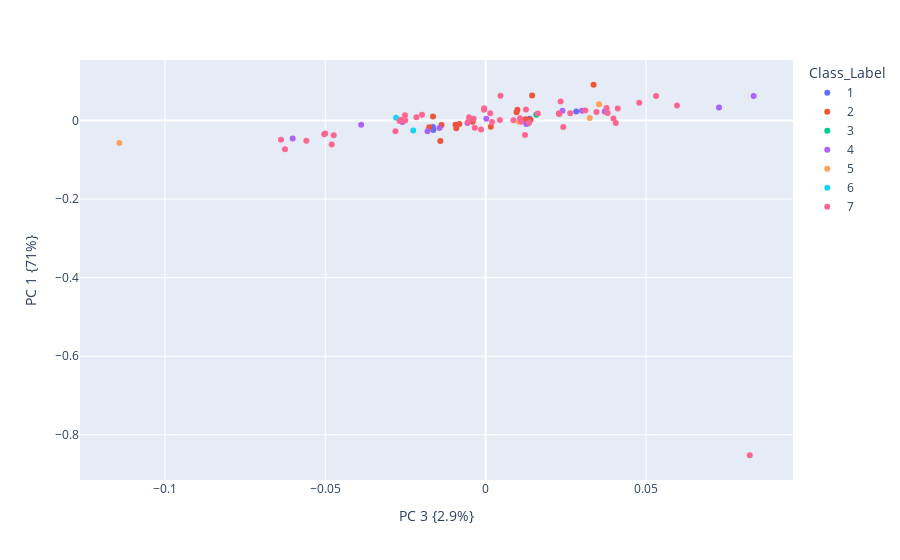

This figure's notebook cell:
### Code cell
#plot PCA
#Take out the PCA components into a Dataframe
dfpca=pd.DataFrame(pca.components_)
#Append the Class Label column from original data set to it
label=df['Class_Label']
dfpca['Class_Label']=label
dfpca['Class_Label']=dfpca['Class_Label'].apply(str)
#Plot PCA 1 and PCA 2

fig=px.scatter(dfpca,x=2,y=0,color='Class_Label',labels={'2':"PC 3 {2.9%}" ,'0':"PC 1 {71%}"})
fig.show()
fig.write_image("images/PCA13.svg")

### Figure 1 — Plotly figure (JSON) as saved in the notebook; plotly's stock layout.template omitted (floating-point values rounded to 4 significant figures)
{"data": [{"hovertemplate": "Class_Label=1<br>PC 3 {2.9%}=%{x}<br>PC 1 {71%}=%{y}<extra></extra>", "legendgroup": "1", "marker": {"color": "#636efa", "symbol": "circle"}, "mode": "markers", "name": "1", "orientation": "v", "showlegend": true, "type": "scatter", "x": [0.02822, -0.01646, -0.01632, 0.01366], "xaxis": "x", "y": [0.02271, -0.01636, -0.02383, 0.004295], "yaxis": "y"}, {"hovertemplate": "Class_Label=2<br>PC 3 {2.9%}=%{x}<br>PC 1 {71%}=%{y}<extra></extra>", "legendgroup": "2", "marker": {"color": "#EF553B", "symbol": "circle"}, "mode": "markers", "name": "2", "orientation": "v", "showlegend": true, "type": "scatter", "x": [0.02283, -0.01378, 0.01448, -0.0176, -0.01413, 0.03364, 0.001608, 0.009896, -0.004081, 0.01241, -0.008215, 0.01398, -0.00941, 0.01328, -0.009165, -0.01643, 0.009611], "xaxis": "x", "y": [0.0182, -0.01141, 0.06372, -0.01688, -0.0522, 0.09111, -0.01584, 0.02714, -0.002943, 0.002957, -0.008642, 0.002119, -0.01055, -0.006955, -0.01989, 0.01, 0.02125], "yaxis": "y"}, {"hovertemplate": "Class_Label=3<br>PC 3 {2.9%}=%{x}<br>PC 1 {71%}=%{y}<extra></extra>", "legendgroup": "3", "marker": {"color": "#00cc96", "symbol": "circle"}, "mode": "markers", "name": "3", "orientation": "v", "showlegend": true, "type": "scatter", "x": [0.01577], "xaxis": "x", "y": [0.01459], "yaxis": "y"}, {"hovertemplate": "Class_Label=4<br>PC 3 {2.9%}=%{x}<br>PC 1 {71%}=%{y}<extra></extra>", "legendgroup": "4", "marker": {"color": "#ab63fa", "symbol": "circle"}, "mode": "markers", "name": "4", "orientation": "v", "showlegend": true, "type": "scatter", "x": [-0.03881, 0.01267, -0.02599, -0.01813, 0.03712, -0.01442, -0.005671, 0.03002, 0.07273, 0.02393, -0.06016, 0.0001966, 0.08352], "xaxis": "x", "y": [-0.01074, -0.008689, -0.003945, -0.02758, 0.02278, -0.01887, -0.00612, 0.02498, 0.03334, 0.0252, -0.04587, 0.004367, 0.06247], "yaxis": "y"}, {"hovertemplate": "Class_Label=5<br>PC 3 {2.9%}=%{x}<br>PC 1 {71%}=%{y}<extra></extra>", "legendgroup": "5", "marker": {"color": "#FFA15A", "symbol": "circle"}, "mode": "markers", "name": "5", "orientation": "v", "showlegend": true, "type": "scatter", "x": [0.03244, -0.1142, 0.01042, 0.03535], "xaxis": "x", "y": [0.006432, -0.05735, -0.003071, 0.04145], "yaxis": "y"}, {"hovertemplate": "Class_Label=6<br>PC 3 {2.9%}=%{x}<br>PC 1 {71%}=%{y}<extra></extra>", "legendgroup": "6", "marker": {"color": "#19d3f3", "symbol": "circle"}, "mode": "markers", "name": "6", "orientation": "v", "showlegend": true, "type": "scatter", "x": [-0.0226, -0.02794], "xaxis": "x", "y": [-0.02524, 0.007074], "yaxis": "y"}, {"hovertemplate": "Class_Label=7<br>PC 3 {2.9%}=%{x}<br>PC 1 {71%}=%{y}<extra></extra>", "legendgroup": "7", "marker": {"color": "#FF6692", "symbol": "circle"}, "mode": "markers", "name": "7", "orientation": "v", "showlegend": true, "type": "scatter", "x": [0.001432, -0.0268, -0.05034, 0.01625, 0.03107, 0.01072, -0.05001, 0.0111, -0.005174, -0.0005261, 0.03767, 0.01357, -0.005509, 0.04118, -0.06257, -0.04737, -0.02159, 0.02419, 0.03454, -0.04799, 0.04788, 0.02637, 0.05311, 0.04057, -0.02516, 0.05964, 0.008646, -0.06382, 0.02294, 0.004426, -0.02508, -0.0559, 0.001985, -0.0004382, -0.001438, -0.02814, -0.01984, 0.00463, 0.01255, 0.03982, -0.003766, 0.02336, -0.003397, 0.01226, 0.03803, -0.02645, 0.08234], "xaxis": "x", "y": [0.0183, -0.001092, -0.03519, 0.01782, 0.02537, 0.005927, -0.03303, -0.002912, 0.008499, 0.02738, 0.03217, -0.005082, -0.003926, 0.0305, -0.07338, -0.03723, 0.008239, -0.01638, 0.02153, -0.06115, 0.04551, 0.01865, 0.06264, -0.006082, 0.01371, 0.0382, 0.0008841, -0.04921, 0.01644, 0.001549, 0.0001368, -0.05146, -0.003879, 0.03098, -0.02305, -0.02736, 0.01461, 0.06333, 0.02812, 0.005398, 0.0045, 0.04844, -0.01837, -0.03663, 0.0194, 0.001969, -0.8522], "yaxis": "y"}], "layout": {"legend": {"title": {"text": "Class_Label"}, "tracegroupgap": 0}, "margin": {"t": 60}, "xaxis": {"anchor": "y", "domain": [0, 1], "title": {"text": "PC 3 {2.9%}"}}, "yaxis": {"anchor": "x", "domain": [0, 1], "title": {"text": "PC 1 {71%}"}}}}
